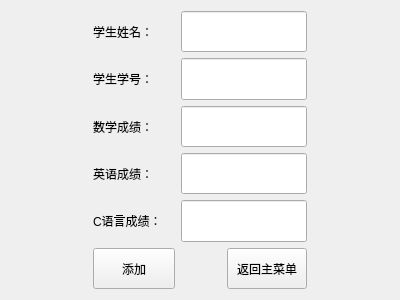
<?xml version="1.0" encoding="UTF-8"?>
<ui version="4.0">
 <class>AddStudentWidget</class>
 <widget class="QWidget" name="AddStudentWidget">
  <property name="geometry">
   <rect>
    <x>0</x>
    <y>0</y>
    <width>400</width>
    <height>300</height>
   </rect>
  </property>
  <property name="sizePolicy">
   <sizepolicy hsizetype="Expanding" vsizetype="Expanding">
    <horstretch>0</horstretch>
    <verstretch>0</verstretch>
   </sizepolicy>
  </property>
  <property name="windowTitle">
   <string>学生管理系统-添加学生信息</string>
  </property>
  <layout class="QGridLayout" name="gridLayout_5">
   <item row="0" column="0">
    <layout class="QGridLayout" name="gridLayout_4">
     <item row="0" column="0">
      <spacer name="horizontalSpacer_2">
       <property name="orientation">
        <enum>Qt::Horizontal</enum>
       </property>
       <property name="sizeHint" stdset="0">
        <size>
         <width>40</width>
         <height>20</height>
        </size>
       </property>
      </spacer>
     </item>
     <item row="1" column="0">
      <spacer name="horizontalSpacer_3">
       <property name="orientation">
        <enum>Qt::Horizontal</enum>
       </property>
       <property name="sizeHint" stdset="0">
        <size>
         <width>40</width>
         <height>20</height>
        </size>
       </property>
      </spacer>
     </item>
     <item row="2" column="0">
      <spacer name="horizontalSpacer_4">
       <property name="orientation">
        <enum>Qt::Horizontal</enum>
       </property>
       <property name="sizeHint" stdset="0">
        <size>
         <width>40</width>
         <height>20</height>
        </size>
       </property>
      </spacer>
     </item>
     <item row="3" column="0">
      <spacer name="horizontalSpacer_5">
       <property name="orientation">
        <enum>Qt::Horizontal</enum>
       </property>
       <property name="sizeHint" stdset="0">
        <size>
         <width>40</width>
         <height>20</height>
        </size>
       </property>
      </spacer>
     </item>
     <item row="4" column="0">
      <spacer name="horizontalSpacer_6">
       <property name="orientation">
        <enum>Qt::Horizontal</enum>
       </property>
       <property name="sizeHint" stdset="0">
        <size>
         <width>40</width>
         <height>20</height>
        </size>
       </property>
      </spacer>
     </item>
     <item row="5" column="0">
      <spacer name="horizontalSpacer_7">
       <property name="orientation">
        <enum>Qt::Horizontal</enum>
       </property>
       <property name="sizeHint" stdset="0">
        <size>
         <width>40</width>
         <height>20</height>
        </size>
       </property>
      </spacer>
     </item>
    </layout>
   </item>
   <item row="0" column="1">
    <layout class="QGridLayout" name="gridLayout_2">
     <item row="0" column="0">
      <widget class="QLabel" name="nameLable">
       <property name="sizePolicy">
        <sizepolicy hsizetype="Expanding" vsizetype="Expanding">
         <horstretch>0</horstretch>
         <verstretch>0</verstretch>
        </sizepolicy>
       </property>
       <property name="text">
        <string>学生姓名：</string>
       </property>
      </widget>
     </item>
     <item row="1" column="0">
      <widget class="QLabel" name="idLable">
       <property name="sizePolicy">
        <sizepolicy hsizetype="Expanding" vsizetype="Expanding">
         <horstretch>0</horstretch>
         <verstretch>0</verstretch>
        </sizepolicy>
       </property>
       <property name="text">
        <string>学生学号：</string>
       </property>
      </widget>
     </item>
     <item row="2" column="0">
      <widget class="QLabel" name="mathLable">
       <property name="sizePolicy">
        <sizepolicy hsizetype="Expanding" vsizetype="Expanding">
         <horstretch>0</horstretch>
         <verstretch>0</verstretch>
        </sizepolicy>
       </property>
       <property name="text">
        <string>数学成绩：</string>
       </property>
      </widget>
     </item>
     <item row="3" column="0">
      <widget class="QLabel" name="englishLable">
       <property name="sizePolicy">
        <sizepolicy hsizetype="Expanding" vsizetype="Expanding">
         <horstretch>0</horstretch>
         <verstretch>0</verstretch>
        </sizepolicy>
       </property>
       <property name="text">
        <string>英语成绩：</string>
       </property>
      </widget>
     </item>
     <item row="4" column="0">
      <widget class="QLabel" name="cLable">
       <property name="sizePolicy">
        <sizepolicy hsizetype="Expanding" vsizetype="Expanding">
         <horstretch>0</horstretch>
         <verstretch>0</verstretch>
        </sizepolicy>
       </property>
       <property name="text">
        <string>C语言成绩：</string>
       </property>
      </widget>
     </item>
     <item row="5" column="0">
      <widget class="QPushButton" name="addButton">
       <property name="sizePolicy">
        <sizepolicy hsizetype="Expanding" vsizetype="Expanding">
         <horstretch>0</horstretch>
         <verstretch>0</verstretch>
        </sizepolicy>
       </property>
       <property name="text">
        <string>添加</string>
       </property>
      </widget>
     </item>
    </layout>
   </item>
   <item row="0" column="2">
    <layout class="QGridLayout" name="gridLayout">
     <item row="0" column="0" colspan="2">
      <widget class="QLineEdit" name="nameLineEdit">
       <property name="sizePolicy">
        <sizepolicy hsizetype="Expanding" vsizetype="Expanding">
         <horstretch>0</horstretch>
         <verstretch>0</verstretch>
        </sizepolicy>
       </property>
      </widget>
     </item>
     <item row="1" column="0" colspan="2">
      <widget class="QLineEdit" name="idLineEdit">
       <property name="sizePolicy">
        <sizepolicy hsizetype="Expanding" vsizetype="Expanding">
         <horstretch>0</horstretch>
         <verstretch>0</verstretch>
        </sizepolicy>
       </property>
      </widget>
     </item>
     <item row="2" column="0" colspan="2">
      <widget class="QLineEdit" name="mathLineEdit">
       <property name="sizePolicy">
        <sizepolicy hsizetype="Expanding" vsizetype="Expanding">
         <horstretch>0</horstretch>
         <verstretch>0</verstretch>
        </sizepolicy>
       </property>
      </widget>
     </item>
     <item row="3" column="0" colspan="2">
      <widget class="QLineEdit" name="englishLineEdit">
       <property name="sizePolicy">
        <sizepolicy hsizetype="Expanding" vsizetype="Expanding">
         <horstretch>0</horstretch>
         <verstretch>0</verstretch>
        </sizepolicy>
       </property>
      </widget>
     </item>
     <item row="4" column="0" colspan="2">
      <widget class="QLineEdit" name="cLineEdit">
       <property name="sizePolicy">
        <sizepolicy hsizetype="Expanding" vsizetype="Expanding">
         <horstretch>0</horstretch>
         <verstretch>0</verstretch>
        </sizepolicy>
       </property>
      </widget>
     </item>
     <item row="5" column="0">
      <spacer name="horizontalSpacer">
       <property name="orientation">
        <enum>Qt::Horizontal</enum>
       </property>
       <property name="sizeHint" stdset="0">
        <size>
         <width>40</width>
         <height>20</height>
        </size>
       </property>
      </spacer>
     </item>
     <item row="5" column="1">
      <widget class="QPushButton" name="returnButton">
       <property name="sizePolicy">
        <sizepolicy hsizetype="Expanding" vsizetype="Expanding">
         <horstretch>0</horstretch>
         <verstretch>0</verstretch>
        </sizepolicy>
       </property>
       <property name="text">
        <string>返回主菜单</string>
       </property>
      </widget>
     </item>
    </layout>
   </item>
   <item row="0" column="3">
    <layout class="QGridLayout" name="gridLayout_3">
     <item row="0" column="0">
      <spacer name="horizontalSpacer_8">
       <property name="orientation">
        <enum>Qt::Horizontal</enum>
       </property>
       <property name="sizeHint" stdset="0">
        <size>
         <width>40</width>
         <height>20</height>
        </size>
       </property>
      </spacer>
     </item>
     <item row="1" column="0">
      <spacer name="horizontalSpacer_9">
       <property name="orientation">
        <enum>Qt::Horizontal</enum>
       </property>
       <property name="sizeHint" stdset="0">
        <size>
         <width>40</width>
         <height>20</height>
        </size>
       </property>
      </spacer>
     </item>
     <item row="2" column="0">
      <spacer name="horizontalSpacer_10">
       <property name="orientation">
        <enum>Qt::Horizontal</enum>
       </property>
       <property name="sizeHint" stdset="0">
        <size>
         <width>40</width>
         <height>20</height>
        </size>
       </property>
      </spacer>
     </item>
     <item row="3" column="0">
      <spacer name="horizontalSpacer_11">
       <property name="orientation">
        <enum>Qt::Horizontal</enum>
       </property>
       <property name="sizeHint" stdset="0">
        <size>
         <width>40</width>
         <height>20</height>
        </size>
       </property>
      </spacer>
     </item>
     <item row="4" column="0">
      <spacer name="horizontalSpacer_12">
       <property name="orientation">
        <enum>Qt::Horizontal</enum>
       </property>
       <property name="sizeHint" stdset="0">
        <size>
         <width>40</width>
         <height>20</height>
        </size>
       </property>
      </spacer>
     </item>
     <item row="5" column="0">
      <spacer name="horizontalSpacer_13">
       <property name="orientation">
        <enum>Qt::Horizontal</enum>
       </property>
       <property name="sizeHint" stdset="0">
        <size>
         <width>40</width>
         <height>20</height>
        </size>
       </property>
      </spacer>
     </item>
    </layout>
   </item>
  </layout>
 </widget>
 <tabstops>
  <tabstop>returnButton</tabstop>
  <tabstop>addButton</tabstop>
 </tabstops>
 <resources/>
 <connections/>
</ui>
